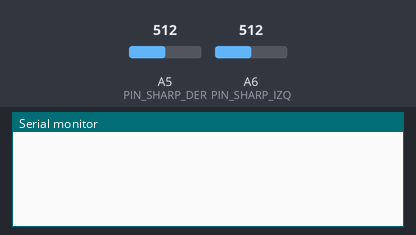
Bench run of a sketch on a simulated Arduino Nano, built with avr-gcc and run on an emulated ATmega328P. Parts: the last lines printed to the serial monitor. The test bench sets the inputs (shaded band); at power-on: A5 (PIN_SHARP_DER) = 512, A6 (PIN_SHARP_IZQ) = 512.

Above: at 1.2 s.
1.3 s: A5 (PIN_SHARP_DER) set to 602
2.8 s: A5 (PIN_SHARP_DER) set to 623
At 3.9 s:
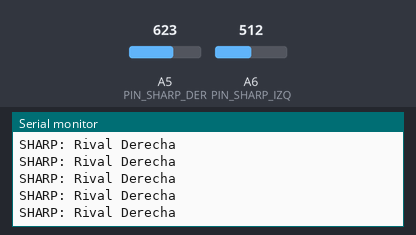
4.7 s: A6 (PIN_SHARP_IZQ) set to 601
7.7 s: A6 (PIN_SHARP_IZQ) set to 629
At 8.8 s:
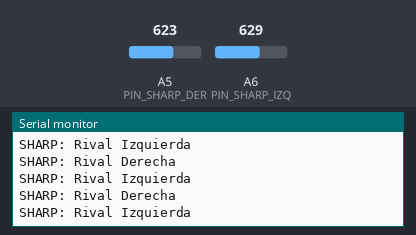

Measured:
- the behaviour switches between 613 and 614 on A5 (PIN_SHARP_DER) (found by bisection; images 0 and 1)
- the behaviour switches between 613 and 614 on A6 (PIN_SHARP_IZQ) (found by bisection; images 1 and 2)
- after the input at 2.8 s, the serial monitor: prints a new line at once (image 1)
- after the input at 7.7 s, the serial monitor: prints a new line after 0.09 s (image 2)

The sketch:

Probar_Sharp.ino
```cpp
#define PIN_SHARP_DER A5
#define PIN_SHARP_IZQ A6

// ROSA:     SEÑAL
// AMARILLO: GND
// CELESTE:  VCC

float RivalSharp = 5.60;  // 60cm, basicamente al otra punta de tatami.

int Pines_Sharps[4] = {
  PIN_SHARP_DER,
  PIN_SHARP_IZQ,
};

void LeerSharp() {
  // Serial.print("Sharp: ");
  // Serial.println(SHARP_der);   //  <------- imprime el valor en centímetros del sensor deseado.
  // Serial.println(" cm");
}

void AsignacionPines() {
  for (int idx = 0; idx < 3; idx++) {
    int pin = Pines_Sharps[idx];
    pinMode(pin, INPUT);
  }
}

void setup() {
  Serial.begin(9600);
  AsignacionPines();
}

void loop() {

  int analogValueDer = analogRead(PIN_SHARP_DER);
  float voltageDer = analogValueDer / 1024. * 5;
  float resistenciaDer = 2000 * voltageDer / (1 - voltageDer / 5);
  float distancia_der = pow(50 * 1e3 * pow(10, 0.7) / resistenciaDer, (1 / 0.7));
  distancia_der = distancia_der / 10;

  int analogValue = analogRead(PIN_SHARP_IZQ);
  float voltage = analogValue / 1024. * 5;
  float resistencia = 2000 * voltage / (1 - voltage / 5);
  float distancia_izq = pow(50 * 1e3 * pow(10, 0.7) / resistencia, (1 / 0.7));
  distancia_izq = distancia_izq / 10;

  float SHARP_der = distancia_der;
  float SHARP_izq = distancia_izq;

  //Serial.println(SHARP_der);

  if (SHARP_der < RivalSharp) {
    Serial.println("SHARP: Rival Derecha");
  }

  if (SHARP_izq < RivalSharp) {
    Serial.println("SHARP: Rival Izquierda");
  }
}
```
